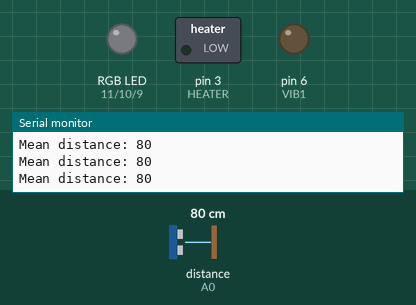
A sketch run on a simulated Arduino Uno, built with avr-gcc and run on an emulated ATmega328P. Parts: switched loads named in the sketch (green lamp = pin HIGH), an RGB LED mixed from three pins (HIGH = lit), output pins drawn as LEDs (lit = HIGH), the last lines printed to the serial monitor. The test bench sets the inputs (shaded band); at power-on: distance to the obstacle (sensor on A0) 80 cm. Dim RGB values are drawn brighter than linear.

Above: at 1.2 s.
1.3 s: distance to the obstacle (sensor on A0) set to 72 cm
2.8 s: distance to the obstacle (sensor on A0) set to 64 cm
At 3.66 s:
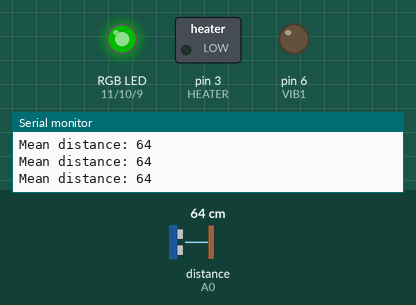
5.8 s: distance to the obstacle (sensor on A0) set to 51 cm
At 6.21 s:
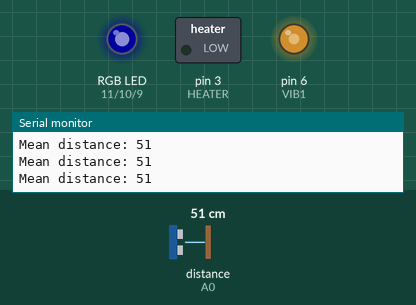
8.8 s: distance to the obstacle (sensor on A0) set to 27 cm
At 9.07 s:
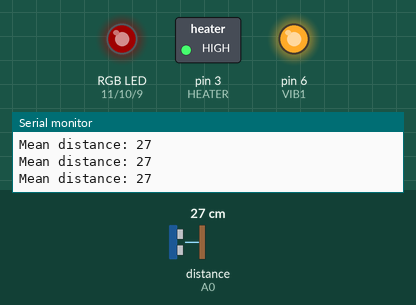
11.8 s: distance to the obstacle (sensor on A0) set to 35 cm
At 12.26 s:
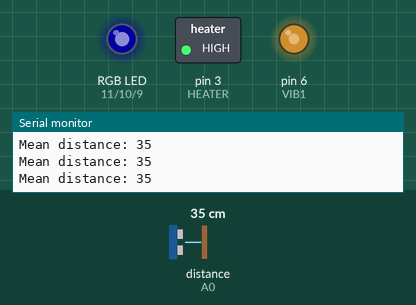
14.8 s: distance to the obstacle (sensor on A0) set to 120 cm
At 16.1 s:
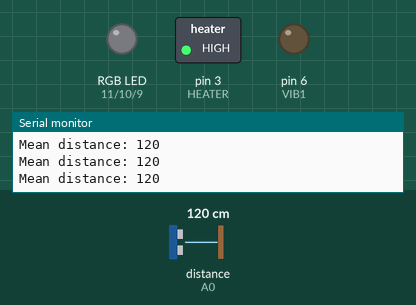
Timing chart, 0 to 17.3 s (numbered marks = the images above; inputs shaded):
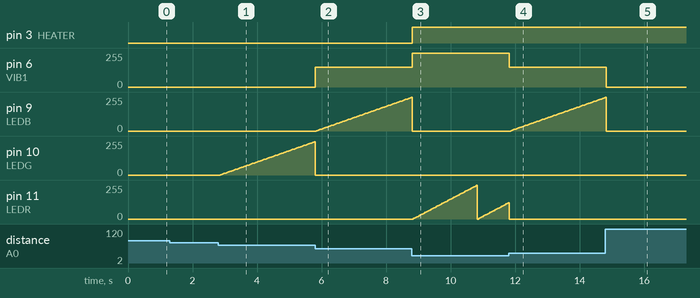

Measured:
- the behaviour switches between 70 and 69 cm on distance to the obstacle (sensor on A0) (found by bisection; images 0 and 1)
- the behaviour switches between 57 and 56 cm on distance to the obstacle (sensor on A0) (found by bisection; images 1 and 2)
- after the input at 2.8 s, pin 10 (LEDG): moves from 0/255 to 249/255 over 2.9 s, starting after 0.07 s
- after the input at 5.8 s, pin 6 (VIB1): 0/255 → 150/255 at once; pin 9 (LEDB): moves from 0/255 to 252/255 over 2.9 s, starting at once
- after the input at 8.8 s, pin 3 (HEATER): LOW → HIGH at once; pin 6 (VIB1): 150/255 → 255/255 at once; pin 9 (LEDB): 252/255 → 0/255 at once
- after the input at 11.8 s, pin 6 (VIB1): 255/255 → 150/255 at once; pin 9 (LEDB): moves from 0/255 to 252/255 over 2.9 s, starting after 0.06 s
- after the input at 14.8 s, pin 6 (VIB1): 150/255 → 0/255 at once; pin 9 (LEDB): 252/255 → 0/255 at once

The sketch:

GOOMB.ino
```cpp
#include <SharpIR.h>

#define LEDR 11
#define LEDG 10
#define LEDB 9

#define HEATER 3

#define VIB1 6

#define ir A0
#define model 20150
// ir: the pin where your sensor is attached
// model: an int that determines your sensor:  1080 for GP2Y0A21Y
//                                            20150 for GP2Y0A02Y
//                                            (working distance range according to the datasheets)

SharpIR SharpIR(ir, model);

int wiper = 0;
int prevStage;
int currentStage;

boolean wipeUp = 1;

//int ledPin = 13;                // choose the pin for the LED

void setup() {
  // put your setup code here, to run once:
  Serial.begin(9600);


  pinMode(LEDR, OUTPUT);
  pinMode(LEDG, OUTPUT);
  pinMode(LEDB, OUTPUT);
  pinMode(HEATER, OUTPUT);
  pinMode(VIB1, OUTPUT);

}

void loop() {
  delay(15);


  //  unsigned long pepe1 = millis(); // takes the time before the loop on the library begins

  int dis = SharpIR.distance(); // this returns the distance to the object you're measuring


  Serial.print("Mean distance: ");  // returns it to the serial monitor
  Serial.println(dis);

  //  unsigned long pepe2 = millis() - pepe1; // the following gives you the time taken to get the measurement
  //  Serial.print("Time taken (ms): ");
  //  Serial.println(pepe2);

  if (dis <= 30) {
    if (prevStage != 3) wiper = 0;
    analogWrite(LEDR, wiper + wiper/2);
    digitalWrite(HEATER, HIGH);
    digitalWrite(LEDG, LOW);
    digitalWrite(LEDB, LOW);
    analogWrite(VIB1, 255);

    prevStage = 3;
  } else if (31 < dis && dis < 57) {
    if (prevStage != 2) wiper = 0;
    digitalWrite(LEDR, LOW);
    analogWrite(LEDB, wiper);
    digitalWrite(LEDG, LOW);
    analogWrite(VIB1, 150);
    prevStage = 2;
  } else if (57 <= dis && dis < 70) {
    if (prevStage != 1)wiper = 0;
    digitalWrite(LEDR, LOW);
    digitalWrite(LEDB, LOW);
    analogWrite(LEDG, wiper);
    digitalWrite(HEATER, LOW);
    analogWrite(VIB1, 0);
    prevStage = 1;
  }  else {
    digitalWrite(LEDR, LOW);
    digitalWrite(LEDB, LOW);
    digitalWrite(LEDG, LOW);
    analogWrite(VIB1, 0);
    prevStage = 0;
  }

 wiper += 3;
//  else if (!wipeUp) wiper -+ 3;
}
```
